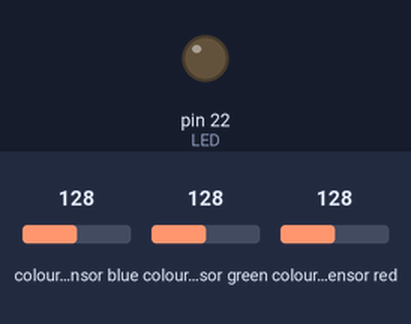
Recording of a sketch running on a simulated Arduino Mega 2560, built with avr-gcc and run on an emulated ATmega2560. On the bench: output pins drawn as LEDs (lit = HIGH). Wiring (inferred from the names in the program): TCS3200 colour sensor: output pin 50; S2 pin 32; S3 pin 33; S0 pin 30; S1 pin 31. Inputs (shaded band) come from the test bench; at power-on: colour sensor blue 128, colour sensor green 128, colour sensor red 128. Pins used as bus, display or sensor lines are not drawn; what the sketch prints to the serial monitor is not drawn.

Above: at 2.6 s.
Timing chart, 0 to 6.9 s (numbered marks = the images above):
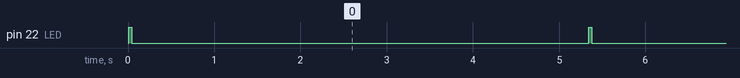

The sketch:

arcoiris_v1.1.ino
```cpp
/*
#         _\|/_   A ver..., ¿que tenemos por aqui?
#         (O-O)
# -----oOO-(_)-OOo------------------------------

#################################################
# ********************************************* #
# *              Detector de color            * #
# *     con módulo basado en chip TSC3200     * #
# *      Autor: Eulogio López Cayuela         * #
# *                                           * #
# *    Versión 1.1    Fecha: 12/03/2015       * #
# ********************************************* #
#################################################

* Descripcion de las patillas del sensor de color TSC3200

 - S0 y S1: permiten configurar un divisor de frecuencia para la señal de salida
 - S2 y S3: para seleccionar la componente del color
            cuya intensidad que se desea medir: R, G, B o  todas a la vez
 - OUT    : patilla en la que se obtiene una señal cuya frecuencia depende de la intensidad del color
 - LED    : permite activar una luz para mejorar la calidad de la lectura


* Conexiones a realizar:
*
(numeracion de patillas para arduino Mega)
S0 --> Digital pin 30
S1 --> Digital pin 31
S2 --> Digital pin 32
S3 --> Digital pin 33
OUT -> Digital pin 50
LED -> Digital pin 22

*/


//*******************************************************
//   DEFINICION DE CONSTANTES
//*******************************************************
#define  S0 30
#define  S1 31
#define  S2 32
#define  S3 33
#define OUT 50
#define LED 22

char* color;            //variable apra contener el nombre del color (en la funcion que convierte a colores 'humanos'


//*******************************************************
//   FUNCION DE CONFIGURACION
//*******************************************************
void setup()
{
  Serial.begin(9600);
  pinMode(S0, OUTPUT);
  pinMode(S1, OUTPUT);
  pinMode(S2, OUTPUT);
  pinMode(S3, OUTPUT);
  pinMode(LED, OUTPUT);
  pinMode(OUT,INPUT);
  configMode(20);
}

 //*******************************************************
 //   BUCLE PRINCIPAL DEL PROGRAMA
 //*******************************************************
void loop()
{
  /* variables para almacener los datos en crudo de las distintas componentes del color*/
  double rojo, verde, azul, blanco;

  /* variable usada para controlar si se encienden o no los led durante la medicion del color */
  boolean encenderLED = true; // TRUE para que la funcion readColor() conecte los Leds para mejorar la deteccion

  configMode(20); // configuramos el divisor de frecuencia al (20%) -> 1:5

  //seleccionamos el canal rojo y procedemos a leerlo
  selectColor(1);
  delay(10); //pausa para estabilizar el sensor entre las mediciones de cada componente
  rojo = readColor(encenderLED);

  //seleccionamos el canal verde y procedemos a leerlo
  selectColor(2);
  delay(10); //pausa para estabilizar el sensor entre las mediciones de cada componente
  verde = readColor(encenderLED);

  //seleccionamos el canal azul y procedemos a leerlo
  selectColor(3);
  delay(10); //pausa para estabilizar el sensor entre las mediciones de cada componente
  azul = readColor(encenderLED);

  //seleccionamos la 'intensidad de la luminosidad total' y procedemos a leerla
  selectColor(4);
  delay(10); //pausa para estabilizar el sensor entre las mediciones de cada componente
  blanco = readColor(encenderLED);

  configMode(0); //apagamos el sensor hasta la proxima consulta

  double r,g,b; // variables para almacenar las componentes RGB en el rango 0-1
  double ajuste = 3.0/blanco; // compensamos la luminosidad suma de los 3 colores
  r=min(1.0, ajuste + (blanco/rojo));
  g=min(1.0, ajuste + (blanco/verde));
  b=min(1.0, ajuste + (blanco/azul));

  // mostrar informacion en consola
  /*mmmmmmmmmmmmmmmmmmmmmmmmmmmmmmmmmmmmmmmmmmmmmmmmmmmmmmmmmmmmmmmmmmmmm*/
  Serial.println("DATOS 'EN CRUDO' OBTENIDOS DEL SENSOR");
  Serial.print("datos      R : "); Serial.println(rojo);
  Serial.print("datos      G : "); Serial.println(verde);
  Serial.print("datos      B : "); Serial.println(azul);
  Serial.print("datos blanco : "); Serial.println(blanco);
  Serial.println("DATOS PROCESADOS Y COMPENSADOS");
  Serial.print(" Rojo  : "); Serial.print(r*100); Serial.println( "%");
  Serial.print(" verde : "); Serial.print(g*100); Serial.println( "%");
  Serial.print(" azul  : "); Serial.print(b*100); Serial.println( "%");
  Serial.println();
  Serial.println("----------------------------------------------");
  Serial.println();
  /*mmmmmmmmmmmmmmmmmmmmmmmmmmmmmmmmmmmmmmmmmmmmmmmmmmmmmmmmmmmmmmmmmmmmm*/

  // ejecutar la funcion que convierte los colores
  // al formato (Tono,Saturacion y Luminosidad),
  // y les asigna nombres segun el tono mas cercano.

  RGBtoHLS(r, g, b);

  delay (5000); // Pausa de 5 segundos entre mediciones de color
}


//*******************************************************
//  FUNCION PARA LECTURA DE SEÑALES DESDE EL SENSOR
//*******************************************************
float readColor(boolean ledON)
/* Lectura del sensor, que ofrece una señal cuya frecuencia dependerá de la intensidad del color medido
 * Usamos la orden pulseIn para medir el tiempo de uno de los pulsos de dicha señal.
 * Dado que el tiempo minimo que puede detectar pulseIn es de 10ns, debemos tener
 * la precaucion de haber selecionado previamente en el sensor un divisor de frecuencia al menos de (1:5)
 * ya que la frecuencia oroginal de las señales ofrecidas por el sensor son de periodo inferior a los 10ns
*/
{
  float valor;
  if (ledON == true){
    digitalWrite(LED, HIGH);    //encender el led para mejorar la deteccion si ledON = TRUE
    }
  pulseIn(OUT, LOW);            //esperar que acabe, si hay un pulso iniciado
  valor = pulseIn(OUT, HIGH);   //leer la duracion de un pulso
  return valor;
}


//*******************************************************
//  FUNCION PARA SELECCIONAR LA COMPONENTE RGB A MEDIR
//*******************************************************
void selectColor(int color)
/*
 *  funcion para seleccionar el color a medir.
 *  Parametros:  1)Rojo, 2)Verde, 3)Azul, 4)Todo
*/

{
  if (color == 1) {             //seleccion de la componente R (color rojo) en el sensor
    digitalWrite(S2, LOW);
    digitalWrite(S3, LOW);
    return;
  }
  if (color == 2) {             //seleccion de la componente G (color verde) en el sensor
    digitalWrite(S2, HIGH);
    digitalWrite(S3, HIGH);
    return;
  }
  if (color == 3) {             //seleccion de la componente B (color azul) en el sensor
    digitalWrite(S2, LOW);
    digitalWrite(S3, HIGH);
    return;
  }
  if (color == 4) {             //seleccion de la componente CLEAR (cantidad total de luz en el sensor)
    digitalWrite(S2, HIGH);
    digitalWrite(S3, LOW);
    return;
  }
}

//*******************************************************
//  FUNCION PARA CONFIGURAR EL SENSOR TCS3200
//*******************************************************

void configMode(int modo)
/*
 * funcion para activar/desactivar el sensor y configurar el divisor de frecuencia
 */
{
  if (modo == 0) {            //reposo, desactiva el sensor
    digitalWrite(LED, LOW);   //apagar el led para ahorrar energia
    digitalWrite(S0, LOW);
    digitalWrite(S1, LOW);
  }
  if (modo == 2) {            //activa y selecciona fecuencia al 2%, divisor (1:50)
    digitalWrite(S0, LOW);
    digitalWrite(S1, HIGH);
  }
  if (modo == 20) {           //activa y selecciona fecuencia al 20%, divisor (1:5)
    digitalWrite(S0, HIGH);
    digitalWrite(S1, LOW);
  }
  if (modo == 100) {          //activa y selecciona fecuencia al 100%, divisor (1:1)
    digitalWrite(S0, HIGH);
    digitalWrite(S1, HIGH);
  }
}

//*******************************************************
//   FUNCION PARA CONVERTIR RGB A COLORES 'HUMANOS'
//*******************************************************
void RGBtoHLS(float r, float g, float b)
/*
 * Convertir color RGB a color HLS  ('Tono', Luminosidad, Saturación)
 * para facilitar la asignacion de nombres según el tono mas cercano.
 * Aplicamos formulas de teoria del color.
 * (Consultar cualquier tutorial al respecto si se desea mas información)
 */
{
  double Tono, Luminosidad, Saturacion;
  double minRGB = min(min(r, g), b);
  double maxRGB = max(max(r, g), b);
  double  diferenciaRGB = maxRGB - minRGB;
  //Serial.print("maxRGB: ..........");Serial.println(maxRGB);  // ---> para debug
  Luminosidad =(maxRGB + minRGB)/2.0;

  if (diferenciaRGB == 0.0) {// Si la diferencia entre componentes es 0, el color es un tono de GRIS
    Tono = Saturacion = 0.0;
  }

  else {
    // calcular Saturacion
    Saturacion = diferenciaRGB / ( 1.0 - abs(2*Luminosidad-1));

    // calcular Tono
    if ( r == maxRGB ) {
      Tono = (g - b) / (6.0 * diferenciaRGB);
    }

    else if ( g == maxRGB ) {
      Tono = ((b - r) / (6.0 * diferenciaRGB))  + (1.0 / 3.0);
    }

    else if ( b == maxRGB ) {
      Tono = ((r - g) / (6.0 * diferenciaRGB))  + (2.0 / 3.0);
    }

    if ( Tono < 0 ) {
      Tono += 1.0;
    }
    if ( Tono > 1 ) {
      Tono -= 1.0;
    }
  }

  // Valores en porcentaje y grados
  Tono *= 360.0;          // pasamos a grados (0° - 360°)
  Saturacion *= 100.0;    // pasamos a porcentaje
  Luminosidad *= 100.0;   // pasamos a porcentaje
  char* colorVivo= "";
  char* color = "";
  if (Saturacion > 15.0 && Luminosidad > 55.0) {colorVivo = " muy palido";}
  if (Saturacion < 15.0 && Luminosidad <= 35.0) {color = "negro o muy oscuro";}
  if (Saturacion < 10.0 && Luminosidad > 35.0) { color = "blanco o muy claro"; }
  if (Saturacion < 4.0 && Luminosidad > 25.0) { color = "gris"; }

  if (color=="") { // determinar el nombre del color
    int numColores = 8;
    char* nombresColor[] = {"naranja", "amarillo", "verde", "celeste", "azul", "violeta", "rosa", "rojo"};
    double gradosColor[] = {2.0, 25.0, 75.0, 150.0, 200.0, 255.0, 291.0, 350.0};
    if(Tono >= gradosColor[0] && Tono < gradosColor[7]) {
      for(int indice=0; indice < numColores-1; ++indice) {
        if(Tono >= gradosColor[indice] && Tono < gradosColor[indice+1]) {
          color = (nombresColor[indice]);
          break;
        }
      }
    }
    else {
      color = "rojo";
    }
  }

  // mostrar información en consola
  /*mmmmmmmmmmmmmmmmmmmmmmmmmmmmmmmmmmmmmmmmmmmmmmmmmmmmmmmmmmmmmmmmmmmmmmmmmmmmmmmmmm*/
  Serial.print("TONO: .........."); Serial.print(Tono); Serial.println("º");
  Serial.print("SATURACION: ...."); Serial.print(Saturacion); Serial.println("%");
  Serial.print("LUMINOSIDAD: ..."); Serial.print(Luminosidad); Serial.println("%");
  Serial.print("COLOR: "); Serial.print(color); Serial.println(colorVivo);
  Serial.println();
  /*mmmmmmmmmmmmmmmmmmmmmmmmmmmmmmmmmmmmmmmmmmmmmmmmmmmmmmmmmmmmmmmmmmmmmmmmmmmmmmmmmm*/
}

//*******************************************************
//                    FIN DE PROGAMA
//*******************************************************
```

Measured:
- by itself, pin 22 (LED): alternates HIGH for 0.03 s and LOW for 5.3 s
